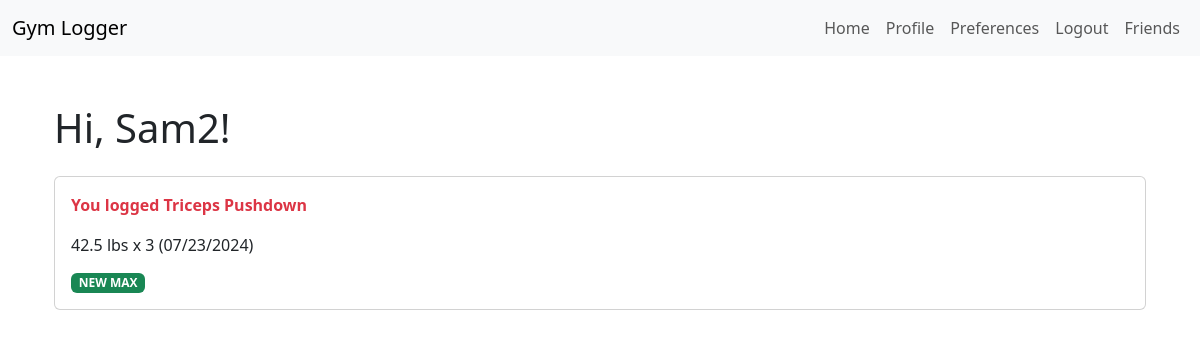
The app's page /index (signed in) with its own data.
### app/models.py (models this page shows, shortened)
class User(UserMixin, db.Model):
    __tablename__ = 'user'
    id: so.Mapped[int] = so.mapped_column(primary_key=True)
    username: so.Mapped[str] = so.mapped_column(sa.String(64), index=True, unique=True)
    email: so.Mapped[str] = so.mapped_column(sa.String(120), index=True, unique=True)
    password_hash: so.Mapped[Optional[str]] = so.mapped_column(sa.String(256))
    exercises: so.WriteOnlyMapped[List['Exercise']] = so.relationship('Exercise', back_populates='author', lazy='dynamic')
    weight_unit: so.Mapped[str] = so.mapped_column(sa.String(3), default='lbs')
    date_display: so.Mapped[str] = so.mapped_column(sa.String(10), default='%m/%d/%Y')
    friend_code: so.Mapped[str] = so.mapped_column(sa.String(6), index=True, unique=True, default=lambda: User.generate_friend_code())
    friends: so.WriteOnlyMapped[List['User']] = so.relationship(
        'User', secondary='friendship',
        primaryjoin=id == friendship.c.user_id,
        secondaryjoin=id == friendship.c.friend_id,
        backref='friend_of'
    )
    is_public: so.Mapped[bool] = so.mapped_column(sa.Boolean, default=False)

class Progression(db.Model):
    __tablename__ = 'progressions'
    id: so.Mapped[int] = so.mapped_column(sa.Integer, primary_key=True)
    rep: so.Mapped[int] = so.mapped_column(sa.Integer)
    weight: so.Mapped[float] = so.mapped_column(sa.Float, default=0)
    date: so.Mapped[datetime] = so.mapped_column(sa.DateTime(timezone=True), default=datetime.now(timezone.utc))
    exercise_id: so.Mapped[int] = so.mapped_column(sa.Integer, sa.ForeignKey(Exercise.id), index=True)
    exercise: so.Mapped[Exercise] = so.relationship('Exercise', back_populates='progressions')
    def simplified_date(self):
        return self.date.strftime(self.exercise.author.date_display)
    def is_max(self):
        return self.id == self.exercise.get_max()

class Exercise(db.Model):
    __tablename__ = 'exercises'
    id: so.Mapped[int] = so.mapped_column(primary_key=True)
    exercise_name: so.Mapped[str] = so.mapped_column(sa.String(100))
    user_id: so.Mapped[int] = so.mapped_column(sa.Integer, sa.ForeignKey(User.id), index=True)
    author: so.Mapped[User] = so.relationship('User', back_populates='exercises')
    progressions: so.Mapped[List['Progression']] = so.relationship('Progression', back_populates='exercise', lazy=True, order_by='Progression.id', cascade='all, delete-orphan')
    def get_max(self):
        return max(self.progressions, key=lambda x: x.weight * x.rep).id

### app/routes.py (the view)
@app.route('/')
@app.route('/index')
@login_required
def index():
    user_exercises = db.session.scalars(current_user.exercises.select()).all()
    friend_exercises = db.session.scalars(
        sa.select(Exercise).where(
            Exercise.user_id.in_(
                db.session.scalars(current_user.friends.select().with_only_columns(User.id)).all()
            )
        )
    ).all()
    all_exercises = user_exercises + friend_exercises
    all_progressions = []
    for exercise in all_exercises:
        for progression in exercise.progressions:
            all_progressions.append(progression)
    all_progressions.sort(key=lambda x: x.date, reverse=True)
    return render_template('index.html', title='Home Page', exercises=all_progressions[:10])

### app/models.py (called while the page is built)
@login.user_loader
def load_user(id):
    return db.session.get(User, int(id))

### app/templates/index.html
{% extends "base.html" %}
{% block content %}
<div class="container mt-5">
    <h1 class="mb-4">Hi, {{ current_user.username }}!</h1>
    {% if exercises|length == 0 %}
        <p class="text-muted">No exercises added yet. Add some on <a href="{{ url_for('profile', user_id=current_user.id) }}">your profile</a>.</p>
    {% else %}
        {% for progression in exercises %}
            <div class="card mb-3">
                <div class="col">
                    <div class="card-body">
                        {% if progression.exercise.author == current_user %}
                        <p class="card-title mb-3 text-danger"><strong>You logged {{ progression.exercise.exercise_name }}</strong></p>
                        {% else %}
                        <p class="card-title mb-3 text-primary"><strong>{{ progression.exercise.author.username }} logged {{ progression.exercise.exercise_name }}</strong></p>
                        {% endif %}
                        <div>
                            <p class="card-text">{{ progression.weight }} {{ progression.exercise.author.weight_unit}} x {{ progression.rep }}  ({{ progression.simplified_date() }})</p>
                            {% if progression.is_max() %}
                            <p class="card-text badge bg-success"><strong>NEW MAX</strong></p>
                            {% endif %}
                        </div>
                    </div>
                </div>
            </div>
        {% endfor %}
    {% endif %}
</div>
{% endblock %}

### records on screen
User: username "Sam2"
Progression: exercise.exercise_name "Triceps Pushdown", weight "42.5", exercise.author.weight_unit "lbs", rep "3", simplified_date "07/23/2024", shows "NEW MAX"
